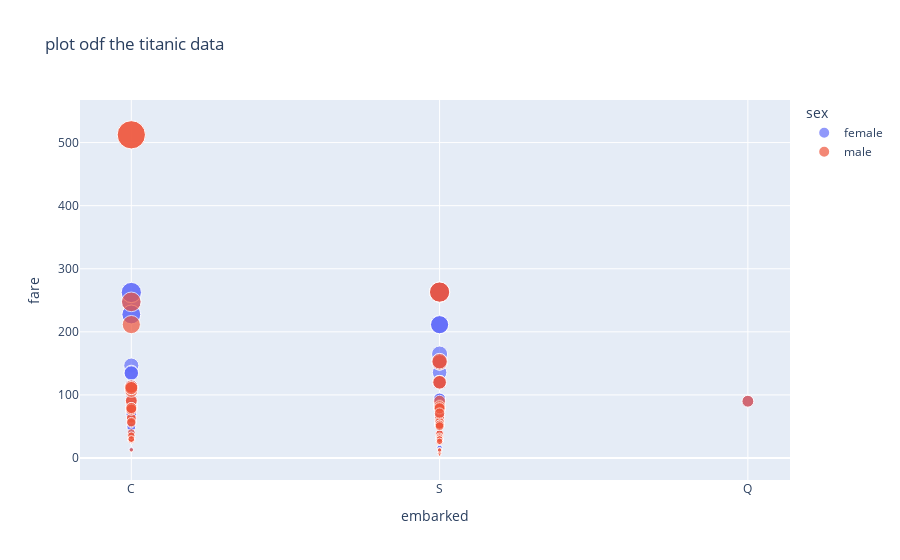

The cell this chart's notebook holds for it:
### Code cell
df.dropna(inplace=True)
fig = px.scatter(df,x='embarked',y='fare', color= 'sex',size= 'fare', title='plot odf the titanic data')
fig.show()
fig.write_html('scatterplot.html')

### Figure 1 — Plotly figure (JSON) as saved in the notebook; plotly's stock layout.template omitted (floating-point values rounded to 4 significant figures)
{"data": [{"hovertemplate": "sex=female<br>embarked=%{x}<br>fare=%{marker.size}<extra></extra>", "legendgroup": "female", "marker": {"color": "#636efa", "size": [71.28, 53.1, 16.7, 26.55, 76.73, 10.5, 263, 13, 26.28, 66.6, 28.71, 27.72, 146.5, 10.46, 113.3, 76.29, 83.47, 10.46, 86.5, 153.5, 135.6, 77.96, 91.08, 151.6, 247.5, 108.9, 56.93, 83.16, 262.4, 164.9, 134.5, 135.6, 13, 57.98, 134.5, 263, 13, 55, 75.25, 69.3, 113.3, 16.7, 90, 120, 13.79, 90, 78.27, 151.6, 86.5, 10.5, 93.5, 57.98, 49.5, 71, 39.6, 79.65, 51.48, 55.9, 110.9, 79.65, 78.27, 153.5, 39, 77.96, 69.3, 211.3, 227.5, 49.5, 227.5, 10.5, 211.3, 262.4, 86.5, 120, 77.96, 10.5, 211.3, 57, 25.93, 53.1, 93.5, 12.47, 83.16, 39.4, 25.93, 52.55, 83.16, 30], "sizemode": "area", "sizeref": 1.281, "symbol": "circle"}, "mode": "markers", "name": "female", "orientation": "v", "showlegend": true, "type": "scatter", "x": ["C", "S", "S", "S", "C", "S", "S", "S", "S", "S", "C", "C", "C", "S", "C", "C", "S", "S", "S", "S", "S", "S", "C", "S", "C", "C", "C", "C", "C", "S", "C", "C", "S", "C", "C", "S", "S", "S", "C", "C", "C", "S", "Q", "S", "C", "S", "C", "S", "S", "S", "S", "C", "C", "S", "C", "S", "S", "S", "C", "S", "C", "S", "S", "S", "C", "S", "C", "C", "C", "S", "S", "C", "S", "S", "S", "S", "S", "S", "S", "S", "S", "S", "C", "S", "S", "S", "C", "S"], "xaxis": "x", "y": [71.28, 53.1, 16.7, 26.55, 76.73, 10.5, 263, 13, 26.28, 66.6, 28.71, 27.72, 146.5, 10.46, 113.3, 76.29, 83.47, 10.46, 86.5, 153.5, 135.6, 77.96, 91.08, 151.6, 247.5, 108.9, 56.93, 83.16, 262.4, 164.9, 134.5, 135.6, 13, 57.98, 134.5, 263, 13, 55, 75.25, 69.3, 113.3, 16.7, 90, 120, 13.79, 90, 78.27, 151.6, 86.5, 10.5, 93.5, 57.98, 49.5, 71, 39.6, 79.65, 51.48, 55.9, 110.9, 79.65, 78.27, 153.5, 39, 77.96, 69.3, 211.3, 227.5, 49.5, 227.5, 10.5, 211.3, 262.4, 86.5, 120, 77.96, 10.5, 211.3, 57, 25.93, 53.1, 93.5, 12.47, 83.16, 39.4, 25.93, 52.55, 83.16, 30], "yaxis": "y"}, {"hovertemplate": "sex=male<br>embarked=%{x}<br>fare=%{marker.size}<extra></extra>", "legendgroup": "male", "marker": {"color": "#EF553B", "size": [51.86, 13, 35.5, 263, 61.98, 83.47, 7.65, 61.17, 34.65, 63.36, 77.29, 52, 247.5, 77.29, 53.1, 79.2, 26, 33.5, 30.7, 39, 26, 31, 90, 90, 52.55, 26.55, 79.65, 0, 29.7, 12.88, 151.6, 28.5, 153.5, 66.6, 26, 55.44, 211.5, 120, 8.05, 26.55, 55.9, 263, 81.86, 30.5, 27.75, 89.1, 26.55, 26.55, 38.5, 91.08, 29.7, 30.5, 108.9, 26.29, 34.02, 26.55, 106.4, 110.9, 26.39, 40.12, 79.2, 56.93, 52.55, 32.32, 30, 30.5, 76.73, 35.5, 113.3, 25.59, 52, 512.3, 76.73, 57, 110.9, 7.65, 26.29, 26.29, 52, 7.65, 53.1, 512.3, 78.85, 71, 53.1, 12.47, 30, 79.2, 120, 0, 26.55, 50.5, 5, 30], "sizemode": "area", "sizeref": 1.281, "symbol": "circle"}, "mode": "markers", "name": "male", "orientation": "v", "showlegend": true, "type": "scatter", "x": ["S", "S", "S", "S", "C", "S", "S", "S", "C", "C", "S", "S", "C", "S", "S", "C", "S", "S", "C", "S", "S", "C", "S", "Q", "S", "S", "S", "S", "C", "C", "S", "S", "S", "S", "S", "C", "C", "S", "S", "S", "S", "S", "S", "S", "C", "C", "S", "S", "S", "C", "C", "S", "C", "S", "S", "S", "C", "C", "S", "C", "C", "C", "S", "S", "S", "C", "C", "C", "C", "S", "S", "C", "C", "S", "C", "S", "S", "S", "S", "S", "S", "C", "S", "S", "S", "S", "S", "C", "S", "S", "S", "S", "S", "C"], "xaxis": "x", "y": [51.86, 13, 35.5, 263, 61.98, 83.47, 7.65, 61.17, 34.65, 63.36, 77.29, 52, 247.5, 77.29, 53.1, 79.2, 26, 33.5, 30.7, 39, 26, 31, 90, 90, 52.55, 26.55, 79.65, 0, 29.7, 12.88, 151.6, 28.5, 153.5, 66.6, 26, 55.44, 211.5, 120, 8.05, 26.55, 55.9, 263, 81.86, 30.5, 27.75, 89.1, 26.55, 26.55, 38.5, 91.08, 29.7, 30.5, 108.9, 26.29, 34.02, 26.55, 106.4, 110.9, 26.39, 40.12, 79.2, 56.93, 52.55, 32.32, 30, 30.5, 76.73, 35.5, 113.3, 25.59, 52, 512.3, 76.73, 57, 110.9, 7.65, 26.29, 26.29, 52, 7.65, 53.1, 512.3, 78.85, 71, 53.1, 12.47, 30, 79.2, 120, 0, 26.55, 50.5, 5, 30], "yaxis": "y"}], "layout": {"legend": {"itemsizing": "constant", "title": {"text": "sex"}, "tracegroupgap": 0}, "title": {"text": "plot odf the titanic data"}, "xaxis": {"anchor": "y", "domain": [0, 1], "title": {"text": "embarked"}}, "yaxis": {"anchor": "x", "domain": [0, 1], "title": {"text": "fare"}}}}
